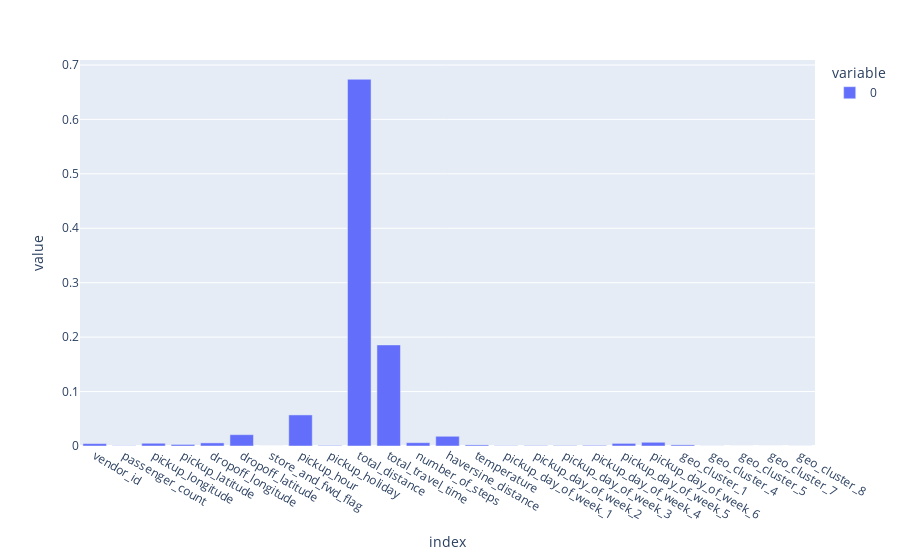

The notebook cell saved with this chart:
### Markdown cell above
Построbvc столбчатую диаграмму коэффициентов значимости каждого из факторов.

### Code cell
#напишем функцию для ранжирования признаков
def feature_range(mname): #в качестве аргумента - переменная, которой присвоена ранее опробованная модель
    importances = mname.feature_importances_
    indices = np.argsort(importances)[::-1]
    print("Ранги признаков для модели {}:".format(mname))
    for f in range(X_train_scaled.shape[1]):
        print(f'{X_train_scaled.columns[indices[f]]}:{importances[indices[f]]}')

fr = feature_range(gb)

import plotly.express as px
gb_features = pd.DataFrame(gb.feature_importances_, index=X_train_scaled.columns)
fig = px.bar(gb_features)
fig.show()

### Figure 1 — Plotly figure (JSON) as saved in the notebook; plotly's stock layout.template omitted (floating-point values rounded to 4 significant figures)
{"data": [{"alignmentgroup": "True", "hovertemplate": "variable=0<br>index=%{x}<br>value=%{y}<extra></extra>", "legendgroup": "0", "marker": {"color": "#636efa", "pattern": {"shape": ""}}, "name": "0", "offsetgroup": "0", "orientation": "v", "showlegend": true, "textposition": "auto", "type": "bar", "x": ["vendor_id", "passenger_count", "pickup_longitude", "pickup_latitude", "dropoff_longitude", "dropoff_latitude", "store_and_fwd_flag", "pickup_hour", "pickup_holiday", "total_distance", "total_travel_time", "number_of_steps", "haversine_distance", "temperature", "pickup_day_of_week_1", "pickup_day_of_week_2", "pickup_day_of_week_3", "pickup_day_of_week_4", "pickup_day_of_week_5", "pickup_day_of_week_6", "geo_cluster_1", "geo_cluster_4", "geo_cluster_5", "geo_cluster_7", "geo_cluster_8"], "xaxis": "x", "y": [0.004403, 0.0004199, 0.005036, 0.002882, 0.005706, 0.02081, 2.23e-06, 0.05708, 0.001012, 0.6737, 0.1857, 0.006123, 0.01786, 0.002015, 0.0005297, 0.0007284, 0.0007994, 0.00118, 0.004818, 0.00684, 0.002075, 0.0001439, 5.853e-05, 0, 9.443e-05], "yaxis": "y"}], "layout": {"barmode": "relative", "legend": {"title": {"text": "variable"}, "tracegroupgap": 0}, "margin": {"t": 60}, "xaxis": {"anchor": "y", "domain": [0, 1], "title": {"text": "index"}}, "yaxis": {"anchor": "x", "domain": [0, 1], "title": {"text": "value"}}}}
